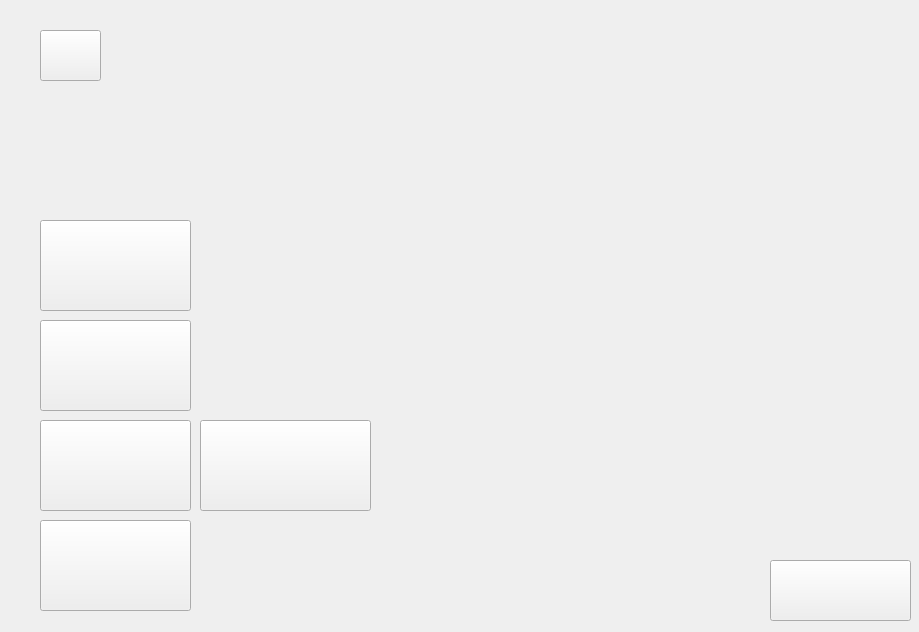
<?xml version="1.0" encoding="UTF-8"?>
<ui version="4.0">
 <class>MainWindow</class>
 <widget class="QMainWindow" name="MainWindow">
  <property name="geometry">
   <rect>
    <x>0</x>
    <y>0</y>
    <width>919</width>
    <height>632</height>
   </rect>
  </property>
  <property name="minimumSize">
   <size>
    <width>400</width>
    <height>300</height>
   </size>
  </property>
  <property name="windowTitle">
   <string>MainWindow</string>
  </property>
  <widget class="QWidget" name="centralWidget">
   <widget class="QLabel" name="label">
    <property name="geometry">
     <rect>
      <x>0</x>
      <y>-30</y>
      <width>921</width>
      <height>661</height>
     </rect>
    </property>
    <property name="text">
     <string/>
    </property>
    <property name="pixmap">
     <pixmap resource="resources.qrc">:/Images/Images/Menu/hs.jpg</pixmap>
    </property>
   </widget>
   <widget class="QPushButton" name="pushButton_3">
    <property name="geometry">
     <rect>
      <x>40</x>
      <y>220</y>
      <width>151</width>
      <height>91</height>
     </rect>
    </property>
    <property name="toolTip">
     <string>Create a profile</string>
    </property>
    <property name="text">
     <string/>
    </property>
    <property name="icon">
     <iconset resource="resources.qrc">
      <normaloff>:/Images/Images/Buttons/createprofile.png</normaloff>:/Images/Images/Buttons/createprofile.png</iconset>
    </property>
    <property name="iconSize">
     <size>
      <width>150</width>
      <height>150</height>
     </size>
    </property>
   </widget>
   <widget class="QPushButton" name="pushButton_7">
    <property name="geometry">
     <rect>
      <x>40</x>
      <y>420</y>
      <width>151</width>
      <height>91</height>
     </rect>
    </property>
    <property name="toolTip">
     <string>Select your level</string>
    </property>
    <property name="text">
     <string/>
    </property>
    <property name="icon">
     <iconset resource="resources.qrc">
      <normaloff>:/Images/Images/Buttons/levelselection - Copy.png</normaloff>:/Images/Images/Buttons/levelselection - Copy.png</iconset>
    </property>
    <property name="iconSize">
     <size>
      <width>150</width>
      <height>150</height>
     </size>
    </property>
   </widget>
   <widget class="QPushButton" name="pushButton_8">
    <property name="geometry">
     <rect>
      <x>40</x>
      <y>520</y>
      <width>151</width>
      <height>91</height>
     </rect>
    </property>
    <property name="text">
     <string/>
    </property>
    <property name="icon">
     <iconset resource="resources.qrc">
      <normaloff>:/Images/Images/Buttons/highscore.png</normaloff>:/Images/Images/Buttons/highscore.png</iconset>
    </property>
    <property name="iconSize">
     <size>
      <width>150</width>
      <height>150</height>
     </size>
    </property>
   </widget>
   <widget class="QPushButton" name="pushButton_12">
    <property name="geometry">
     <rect>
      <x>770</x>
      <y>560</y>
      <width>141</width>
      <height>61</height>
     </rect>
    </property>
    <property name="toolTip">
     <string>Delete current profile</string>
    </property>
    <property name="text">
     <string/>
    </property>
    <property name="icon">
     <iconset resource="resources.qrc">
      <normaloff>:/Images/Images/Buttons/delete.png</normaloff>:/Images/Images/Buttons/delete.png</iconset>
    </property>
    <property name="iconSize">
     <size>
      <width>50</width>
      <height>50</height>
     </size>
    </property>
   </widget>
   <widget class="QPushButton" name="pushButton_2">
    <property name="geometry">
     <rect>
      <x>40</x>
      <y>320</y>
      <width>151</width>
      <height>91</height>
     </rect>
    </property>
    <property name="toolTip">
     <string>Load an existing save</string>
    </property>
    <property name="text">
     <string/>
    </property>
    <property name="icon">
     <iconset resource="resources.qrc">
      <normaloff>:/Images/Images/Buttons/loadprofile.png</normaloff>
      <selectedon>:/Images/Images/Buttons/levelselectionblue - Copy.png</selectedon>:/Images/Images/Buttons/loadprofile.png</iconset>
    </property>
    <property name="iconSize">
     <size>
      <width>150</width>
      <height>150</height>
     </size>
    </property>
   </widget>
   <widget class="QLabel" name="label_2">
    <property name="geometry">
     <rect>
      <x>480</x>
      <y>20</y>
      <width>371</width>
      <height>161</height>
     </rect>
    </property>
    <property name="text">
     <string/>
    </property>
    <property name="pixmap">
     <pixmap resource="resources.qrc">:/Images/Images/Menu/robotmazegold.png</pixmap>
    </property>
    <property name="scaledContents">
     <bool>true</bool>
    </property>
   </widget>
   <widget class="QLabel" name="label_3">
    <property name="geometry">
     <rect>
      <x>570</x>
      <y>370</y>
      <width>151</width>
      <height>251</height>
     </rect>
    </property>
    <property name="text">
     <string/>
    </property>
    <property name="pixmap">
     <pixmap resource="resources.qrc">:/Images/Images/Robot/nadia robot-01gold.png</pixmap>
    </property>
    <property name="scaledContents">
     <bool>true</bool>
    </property>
   </widget>
   <widget class="QPushButton" name="pushButton">
    <property name="geometry">
     <rect>
      <x>40</x>
      <y>30</y>
      <width>61</width>
      <height>51</height>
     </rect>
    </property>
    <property name="text">
     <string/>
    </property>
    <property name="icon">
     <iconset resource="resources.qrc">
      <normaloff>:/Images/Images/Buttons/volume.png</normaloff>:/Images/Images/Buttons/volume.png</iconset>
    </property>
    <property name="iconSize">
     <size>
      <width>50</width>
      <height>150</height>
     </size>
    </property>
   </widget>
   <widget class="QPushButton" name="pushButton_4">
    <property name="geometry">
     <rect>
      <x>200</x>
      <y>420</y>
      <width>171</width>
      <height>91</height>
     </rect>
    </property>
    <property name="text">
     <string/>
    </property>
    <property name="icon">
     <iconset resource="resources.qrc">
      <normaloff>:/Images/Images/Buttons/multiplayer.png</normaloff>:/Images/Images/Buttons/multiplayer.png</iconset>
    </property>
    <property name="iconSize">
     <size>
      <width>150</width>
      <height>150</height>
     </size>
    </property>
   </widget>
  </widget>
 </widget>
 <layoutdefault spacing="6" margin="11"/>
 <resources>
  <include location="resources.qrc"/>
 </resources>
 <connections/>
</ui>
